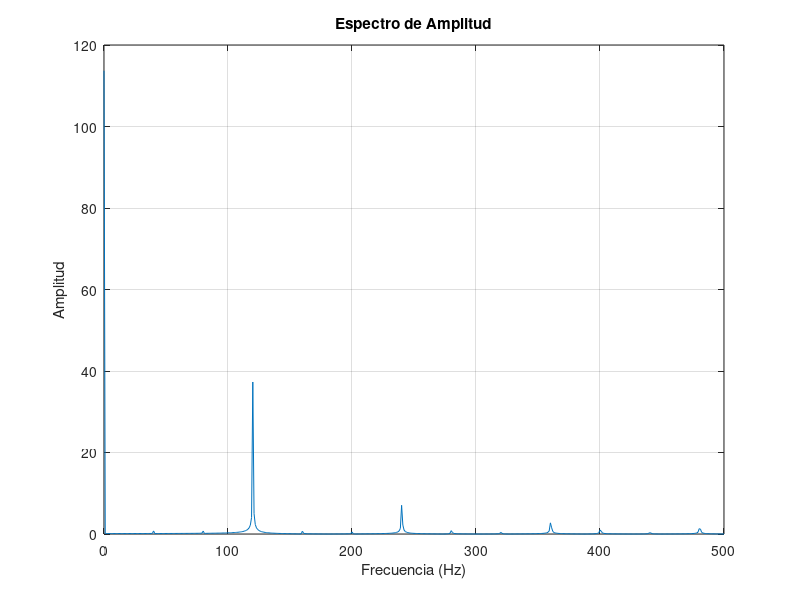

This figure's MATLAB source:
% Definir el tiempo (por ejemplo, de 0 a 1 segundo con paso de 0.001 segundos)
t = 0:0.001:1;

% Calcular la señal
f = 179 *abs(sin(2*pi*60*t));

% Calcular el espectro de amplitud usando la transformada de Fourier
espectro_amplitud = abs(fft(f));
espectro_amplitud = espectro_amplitud / length(espectro_amplitud);
% Calcular las frecuencias correspondientes
frecuencias = linspace(0, 1/(2*(t(2)-t(1))), length(t)/2 + 1);

% Graficar el espectro de amplitud
plot(frecuencias, espectro_amplitud(1:length(frecuencias)));
title('Espectro de Amplitud');
xlabel('Frecuencia (Hz)');
ylabel('Amplitud');
grid on;
